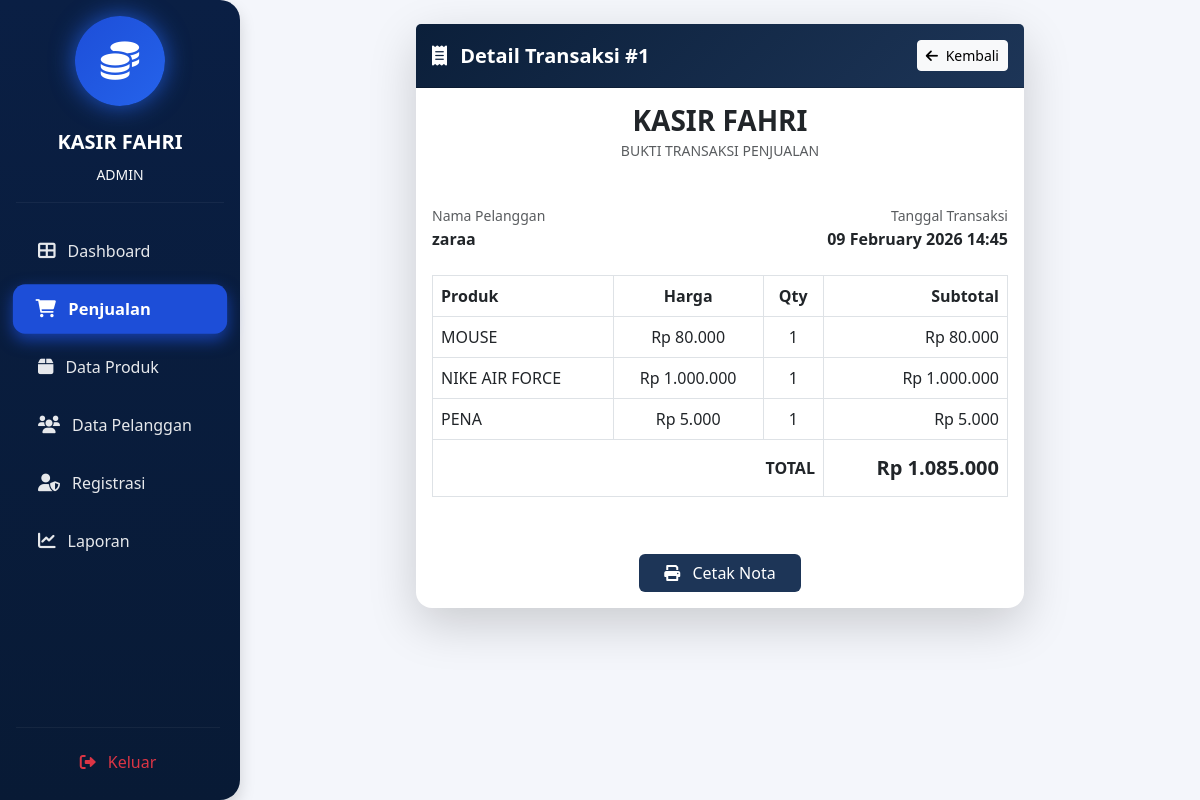
Page /admin/penjualan/detail.php?id=1 (signed in) on the committed database.
### tables this page shows
CREATE TABLE `penjualan` (
  `PenjualanID` int(11) NOT NULL,
  `TanggalPenjualan` datetime NOT NULL DEFAULT current_timestamp(),
  `Totalharga` decimal(10,2) NOT NULL,
  `PelangganID` int(11) NOT NULL
);

CREATE TABLE `pelanggan` (
  `PelangganID` int(11) NOT NULL,
  `NamaPelanggan` varchar(255) NOT NULL,
  `Alamat` text NOT NULL,
  `NomorTelepon` varchar(15) NOT NULL
);

CREATE TABLE `detailpenjualan` (
  `DetailID` int(11) NOT NULL,
  `PenjualanID` int(11) NOT NULL,
  `ProdukID` int(11) NOT NULL,
  `JumlahProduk` int(11) NOT NULL,
  `Subtotal` decimal(10,2) NOT NULL
);

CREATE TABLE `produk` (
  `ProdukID` int(11) NOT NULL,
  `NamaProduk` varchar(255) NOT NULL,
  `Harga` decimal(10,2) NOT NULL,
  `Stok` int(11) NOT NULL
);

### admin/penjualan/detail.php (the view, shortened to what this page needs)
<?php
include '../../main/connect.php';
$id = $_GET['id'];
$query = mysqli_query($conn, "SELECT * FROM penjualan
         JOIN pelanggan ON penjualan.PelangganID = pelanggan.PelangganID
         WHERE PenjualanID = '$id'");
$data = mysqli_fetch_array($query);
?>
<!DOCTYPE html>
<html lang="id">
<head>
<link href="https://cdn.jsdelivr.net/npm/bootstrap@5.3.0/dist/css/bootstrap.min.css" rel="stylesheet">
<link rel="stylesheet" href="https://cdnjs.cloudflare.com/ajax/libs/font-awesome/6.0.0/css/all.min.css">
</head>
<body>
<div class="d-flex">
    <div class="no-print">
        <?php include '../../template/sidebar.php'; ?>
    </div>
    <div class="container-fluid p-4">
        <div class="card shadow-lg border-0 col-md-8 mx-auto rounded-4">
            <div class="card-header py-3 d-flex justify-content-between align-items-center no-print">
                <h5 class="fw-bold m-0">
                    <i class="fas fa-receipt me-2"></i> Detail Transaksi #<?= $id; ?>
                </h5>
                <a href="index.php" class="btn btn-sm btn-light">
                    <i class="fas fa-arrow-left me-1"></i> Kembali
                </a>
            </div>
            <div class="card-body">
                <div class="text-center mb-4">
                    <h3 class="fw-bold mb-0">KASIR FAHRI</h3>
                    <small class="text-muted text-uppercase">Bukti Transaksi Penjualan</small>
                    <hr>
                </div>
                <div class="row mb-4">
                    <div class="col-6">
                        <small class="text-muted">Nama Pelanggan</small>
                        <p class="fw-bold mb-0"><?= $data['NamaPelanggan']; ?></p>
                    </div>
                    <div class="col-6 text-end">
                        <small class="text-muted">Tanggal Transaksi</small>
                        <p class="fw-bold mb-0"><?= date('d F Y H:i', strtotime($data['TanggalPenjualan'])); ?></p>
                    </div>
                </div>
                <div class="table-responsive">
                    <table class="table table-bordered align-middle">
                        <thead>
                            <tr>
                                <th>Produk</th>
                                <th class="text-center">Harga</th>
                                <th class="text-center">Qty</th>
                                <th class="text-end">Subtotal</th>
                            </tr>
                        </thead>
                        <tbody>
                            <?php
                            $detail = mysqli_query($conn, "SELECT * FROM detailpenjualan
                                      JOIN produk ON detailpenjualan.ProdukID = produk.ProdukID
                                      WHERE PenjualanID = '$id'");
                            while($d = mysqli_fetch_array($detail)){
                            ?>
                            <tr>
                                <td><?= $d['NamaProduk']; ?></td>
                                <td class="text-center">Rp <?= number_format($d['Harga'],0,',','.'); ?></td>
                                <td class="text-center"><?= $d['JumlahProduk']; ?></td>
                                <td class="text-end">Rp <?= number_format($d['Subtotal'],0,',','.'); ?></td>
                            </tr>
                            <?php } ?>
                        </tbody>
                        <tfoot>
                            <tr>
                                <th colspan="3" class="text-end py-3">TOTAL</th>
                                <th class="text-end py-3 total-text h5">Rp <?= number_format($data['Totalharga'],0,',','.'); ?></th>
                            </tr>
                        </tfoot>
                    </table>
                </div>
                <div class="text-center mt-4 no-print">
                    <hr>
                    <button onclick="window.print()" class="btn btn-navy px-4">
                        <i class="fas fa-print me-2"></i> Cetak Nota
                    </button>
                </div>
            </div>
        </div>
    </div>
</div>
</body>
</html>

### admin/penjualan/detail.php (style rules this page uses)
body { background:#f4f6fb; }
.card-header { background:linear-gradient(135deg,#0b1f3a,#1d3557); color:white; }
.table thead { background:#1d3557; color:white; }
.total-text { color:#1d3557; font-weight:bold; }
.btn-navy { background:#1d3557; color:white; }

### template/sidebar.php (style rules this page uses)
hr { border-top: 1px solid rgba(255,255,255,0.2); }

### rows in the picture
penjualan: PelangganID.NamaPelanggan "zaraa", TanggalPenjualan "09 February 2026 14:45", Totalharga "1.085.000"
detailpenjualan: ProdukID.NamaProduk "MOUSE", ProdukID.Harga "80.000", JumlahProduk "1", Subtotal "80.000"
detailpenjualan: ProdukID.NamaProduk "NIKE AIR FORCE", ProdukID.Harga "1.000.000", JumlahProduk "1", Subtotal "1.000.000"
detailpenjualan: ProdukID.NamaProduk "PENA", ProdukID.Harga "5.000", JumlahProduk "1", Subtotal "5.000"

### other values in the picture
$role "ADMIN"
$id "1"
